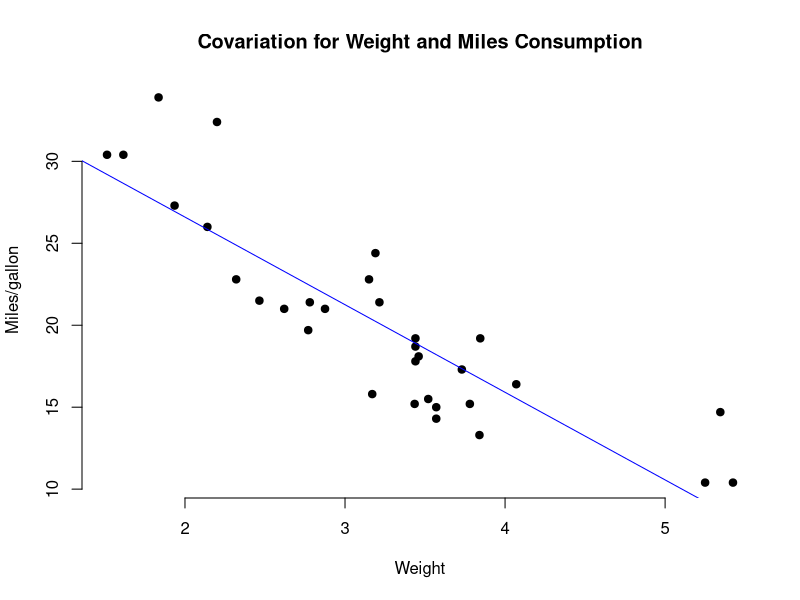
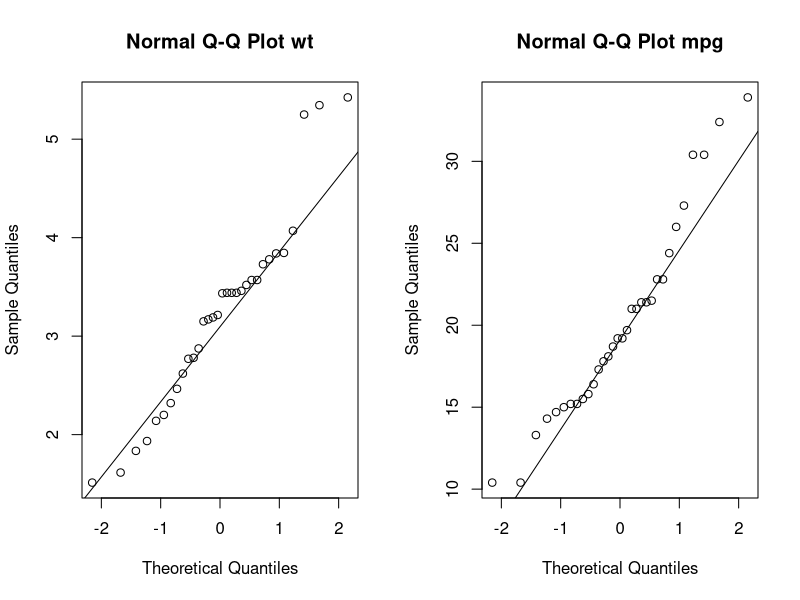
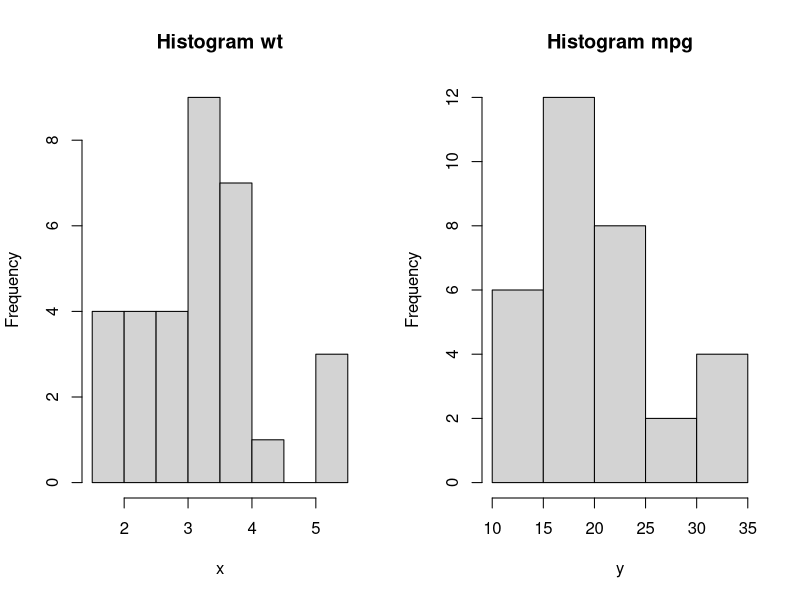
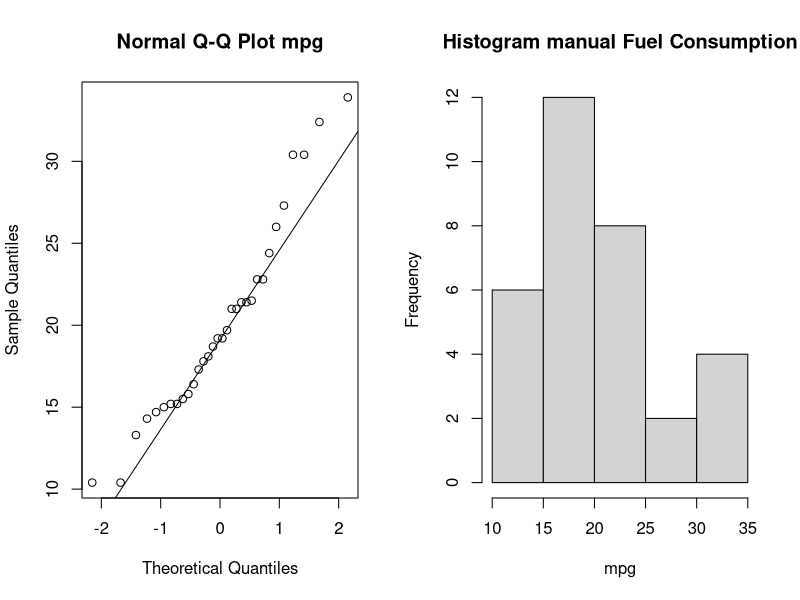
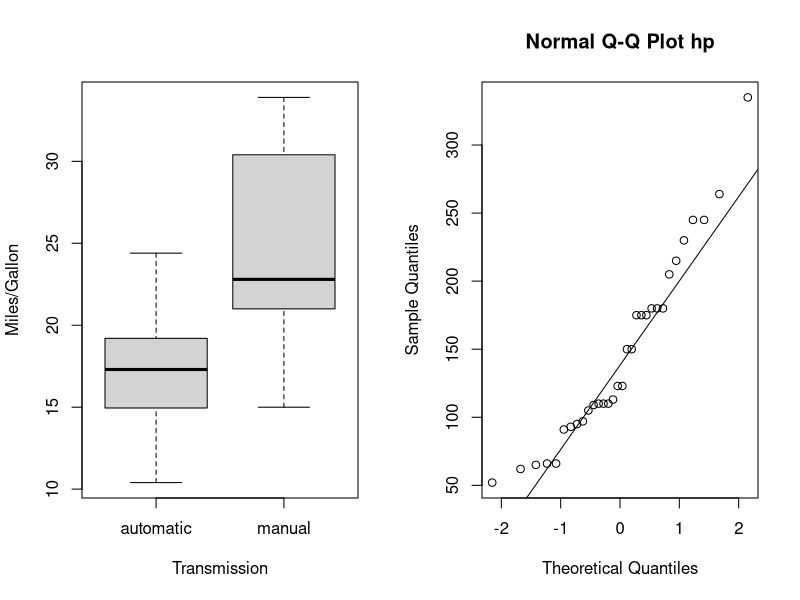
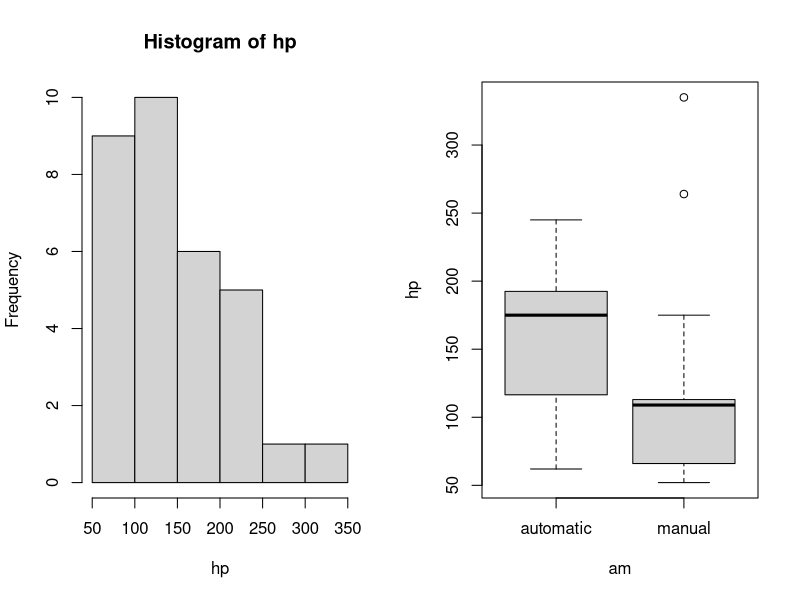

Reproduce these figures in R, in order. (Note: this script raises an error after producing the figures.)
# Let's see which datasets are already available from our vanilla R installation
data()

# Attaching the database lets us access each one of the variables
# without using the '$' atomic operator
attach(mtcars)

head(mtcars)
# If this doesn't work on RStudio, try running this command:
# data(mtcars)

?mtcars

# Getting statistical information about each variable
summary(mtcars)

mtcars$vs <- factor(mtcars$vs, levels = c(0, 1), labels = c("v-shaped", "straight"))
mtcars$am <- factor(mtcars$am, levels = c(0, 1), labels = c("automatic", "manual"))
mtcars$gear <- factor(mtcars$gear)
mtcars$carb <- factor(mtcars$carb)
mtcars$cyl <- factor(mtcars$cyl)
attach(mtcars)

summary(mtcars)

# To check for the covariation we will use a very simple approach of a scatter plot
x <- wt
y <- mpg

# We are using **raw R**, you will find many packages that perform
# all of these approaches and also a better viz in next lectures!
plot(
    x, y, 
    main = "Covariation for Weight and Miles Consumption",
    xlab = "Weight",
    ylab = "Miles/gallon",
    pch = 19, frame = FALSE
)
abline(lm(y ~ x, data = mtcars), col = "blue")

# First, let's test for the weight (x)
shapiro.test(x)

shapiro.test(y)

par(mfrow=c(1,2))
qqnorm(x, main="Normal Q-Q Plot wt"); qqline(x)
qqnorm(y, main="Normal Q-Q Plot mpg"); qqline(y)

par(mfrow=c(1,2))
hist(x,  main = "Histogram wt")
hist(y,  main = "Histogram mpg")

cor.test(x, y, method="pearson")

summary(mtcars$am)

shapiro.test(mpg)

qqnorm(mpg, main="Normal Q-Q Plot mpg"); qqline(mpg)
hist(mpg,  main = "Histogram manual Fuel Consumption")

boxplot(mpg~am, ylab="Miles/Gallon", xlab="Transmission")

mtcars.t.test <- t.test(mpg ~ am)
mtcars.t.test

mtcars.mpg.am.diff <- round(mtcars.t.test$estimate[1] - mtcars.t.test$estimate[2], 1)

# Confidence level as a %
conf.level <- attr(mtcars.t.test$conf.int, "conf.level") * 100

sprintf(
    "Our study finds that engines yields on average %.3f miles/gallon in the automatic transmission group compared to the manual transmission group (t-statistic %.3f, p=%.3f, %.0f %% CI [%.3f %.3f]miles/gallon",
    mtcars.mpg.am.diff,
    mtcars.t.test$statistic,
    mtcars.t.test$p.value,
    conf.level,
    mtcars.t.test$conf.int[1],
    mtcars.t.test$conf.int[2]
)

t.test(mpg ~ am, var.eq = T)
t.test(mpg~am, var.eq = T, alternative = "less")

qqnorm(hp, main="Normal Q-Q Plot hp"); qqline(hp)
hist(hp)
shapiro.test(hp)
boxplot(hp ~ am)
wilcox.test(hp ~ am, mu=0, alt="two.sided", conf.int=T, conf.level=0.95, paired=F, exact=F)

mtcars$cyl <- as.factor(mtcars$cyl)
attach(mtcars)

# Creating the contigency table 
contingency <- table(carb, cyl)

contingency
prop.table(contingency)

chisq.test(contingency)
fisher.test(contingency)

summary(aov(lm(mpg~.,data=mtcars)))

fit <- lm(mpg ~ am, data=mtcars)
fit1 <- lm(mpg ~ am + cyl, data=mtcars)
fit2 <- lm(mpg ~ am + cyl + disp, data=mtcars)
fit3 <- lm(mpg ~ am + cyl + disp + wt, data=mtcars)
fit4 <- lm(mpg ~ am + cyl + disp + wt + hp, data=mtcars)

anovaTable <- anova(fit, fit1, fit2, fit3, fit4)
anovaTable

finalfit <- lm(mpg ~ am + cyl + wt + disp + wt + hp, data=mtcars); summary(finalfit)